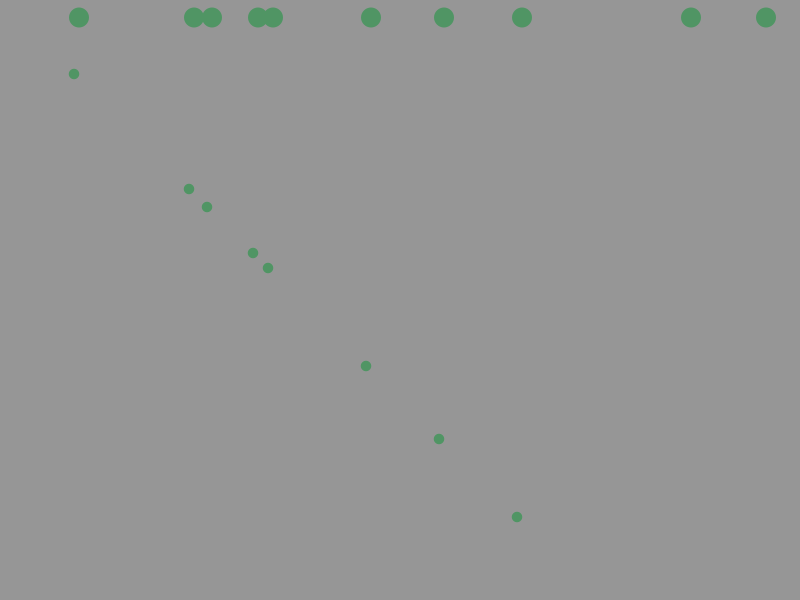
Frame 1 (no input)
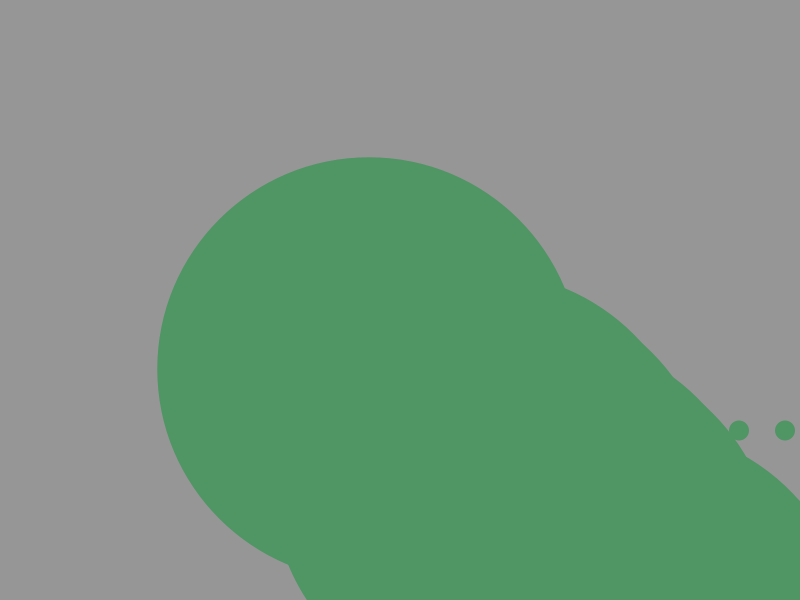
Frame 60 (the mouse pressed at the canvas centre just before this capture)
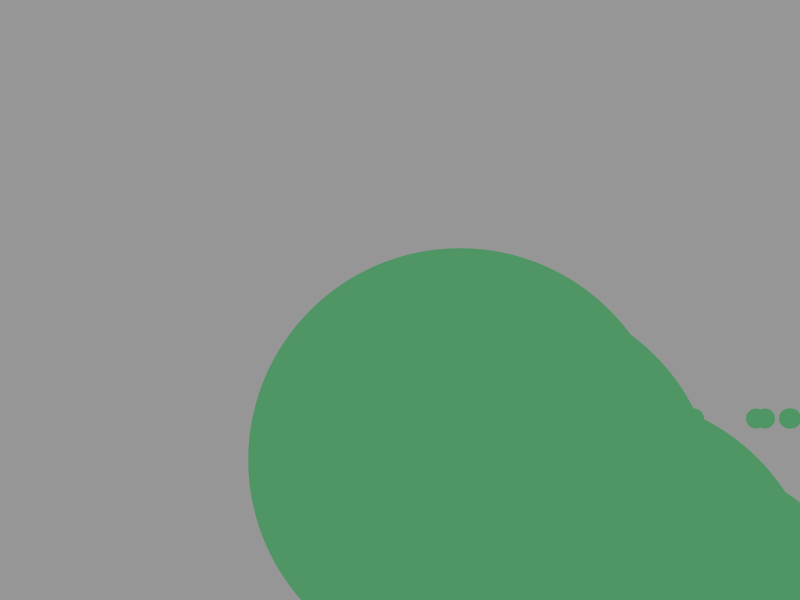
Frame 120 (the mouse held since frame 60 and released just before this capture)

The Processing sketch that drew these frames (run headless with seeded random() and noise(); from frame 60 on, the mouse is pressed at the canvas centre):

// Processing sketch: s07t00cringelings
// ── s07t00cringelings.pde
// Expresión Digital II - Diseño Digital - UDD - 2016
// Catalina Ringeling Selman
// s07e00cringelings

int x;
float y;

// Variables globales
Objeto[] o = new Objeto [10];
// Funciones de Sistema
void setup() {
  //Inicialización de
  // Variables Globales
  size(800, 600);
  for (int i = 0; i < o.length; i++) {
    o[i] = new Objeto((int) random(0, width));
  }
}

void draw() {
  background(150);
  //uso de variables
  for (int i = 0; i < o.length; i++) {
    o[i].display();
    o[i].mover();
    //o[i].borde();
  }
}
// ── Objeto.pde
class Objeto {
  //Variables globales de la clasee
  int x, velx, vely, t, i;
  float y, amt;
  color c1, c2, c3, c4;
  color bl;
  boolean a;

  //Constructor
  Objeto (int x) {
    //Inicialización de
    //Variables globales de la clase
    this.x = x;
    y = 10.5;
    //x1 = (int)random(width);
    //y1 = height / 2;

    velx = 4;
    vely = 6;

    t = 10;

    c1 = color (80, 149, 100);
    c2 = color (255, 0, 0);
    c3 = color (#7C3148);

    bl = color (255);

    a = true;
  }

  // Muestra una ellipse sin borde, de color magenta.
  void display() {
    noStroke();
    fill(c1);
    ellipse(x, x, y, y);
  }

  //Mover a través del canvas
  void mover() {
    x++;
    y++;

    x += velx;
    y += vely;

    if (a == true) {                             // Si la variable es verdadera, pasará o siguiente.
      ellipse(x, y, t * 2, t * 2);
    } else {
      a = false;
    }
    if (x > width - t / 2 || x < t / 2) {
      velx *= -1;
    }

    if (y > height - t / 2 || y < t / 2) {
      vely *= -1;
    }
  }
}

// Si llega al ancho, parte de cero y nuevo tamaño.
void borde() {
  if (x > width) {
    x = 0;
    y = random (5, 30);
  }
}
